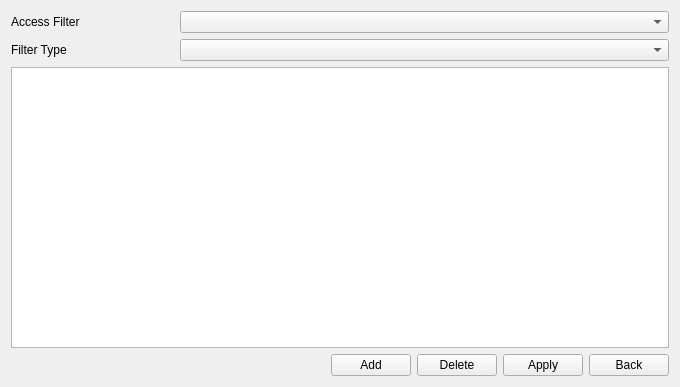
<?xml version="1.0" encoding="UTF-8"?>
<ui version="4.0">
 <class>AccessFilter</class>
 <widget class="QWidget" name="AccessFilter">
  <property name="geometry">
   <rect>
    <x>0</x>
    <y>0</y>
    <width>680</width>
    <height>387</height>
   </rect>
  </property>
  <property name="windowTitle">
   <string>Form</string>
  </property>
  <layout class="QVBoxLayout" name="verticalLayout">
   <item>
    <layout class="QHBoxLayout" name="horizontalLayout_2">
     <item>
      <widget class="QLabel" name="label_accessFilter">
       <property name="sizePolicy">
        <sizepolicy hsizetype="Preferred" vsizetype="Preferred">
         <horstretch>1</horstretch>
         <verstretch>0</verstretch>
        </sizepolicy>
       </property>
       <property name="text">
        <string>Access Filter</string>
       </property>
      </widget>
     </item>
     <item>
      <widget class="ComboBox" name="comboBox_filterEnable">
       <property name="sizePolicy">
        <sizepolicy hsizetype="Preferred" vsizetype="Fixed">
         <horstretch>3</horstretch>
         <verstretch>0</verstretch>
        </sizepolicy>
       </property>
      </widget>
     </item>
    </layout>
   </item>
   <item>
    <layout class="QHBoxLayout" name="horizontalLayout_3">
     <item>
      <widget class="QLabel" name="label_filterType">
       <property name="sizePolicy">
        <sizepolicy hsizetype="Preferred" vsizetype="Preferred">
         <horstretch>1</horstretch>
         <verstretch>0</verstretch>
        </sizepolicy>
       </property>
       <property name="text">
        <string>Filter Type</string>
       </property>
      </widget>
     </item>
     <item>
      <widget class="ComboBox" name="comboBox_filterType">
       <property name="sizePolicy">
        <sizepolicy hsizetype="Preferred" vsizetype="Fixed">
         <horstretch>3</horstretch>
         <verstretch>0</verstretch>
        </sizepolicy>
       </property>
      </widget>
     </item>
    </layout>
   </item>
   <item>
    <widget class="TableView" name="tableView"/>
   </item>
   <item>
    <layout class="QHBoxLayout" name="horizontalLayout_4">
     <item>
      <spacer name="horizontalSpacer">
       <property name="orientation">
        <enum>Qt::Horizontal</enum>
       </property>
       <property name="sizeHint" stdset="0">
        <size>
         <width>40</width>
         <height>20</height>
        </size>
       </property>
      </spacer>
     </item>
     <item>
      <widget class="QPushButton" name="pushButton_add">
       <property name="text">
        <string>Add</string>
       </property>
      </widget>
     </item>
     <item>
      <widget class="QPushButton" name="pushButton_delete">
       <property name="text">
        <string>Delete</string>
       </property>
      </widget>
     </item>
     <item>
      <widget class="MyPushButton" name="pushButton_apply">
       <property name="text">
        <string>Apply</string>
       </property>
      </widget>
     </item>
     <item>
      <widget class="MyPushButton" name="pushButton_back">
       <property name="text">
        <string>Back</string>
       </property>
      </widget>
     </item>
    </layout>
   </item>
  </layout>
 </widget>
 <customwidgets>
  <customwidget>
   <class>ComboBox</class>
   <extends>QComboBox</extends>
   <header>combobox.h</header>
  </customwidget>
  <customwidget>
   <class>TableView</class>
   <extends>QTableView</extends>
   <header>tableview.h</header>
  </customwidget>
  <customwidget>
   <class>MyPushButton</class>
   <extends>QPushButton</extends>
   <header>mypushbutton.h</header>
  </customwidget>
 </customwidgets>
 <resources/>
 <connections/>
</ui>
